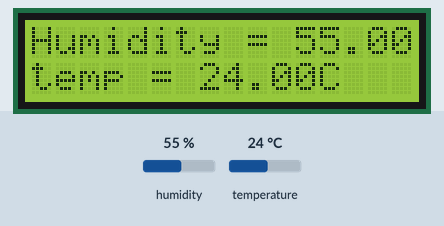
A sketch run on a simulated Arduino Uno, built with avr-gcc and run on an emulated ATmega328P. Parts: 16×2 character LCD. Wiring (inferred from the names in the program): DHT11 sensor: data A0. Inputs (shaded band) come from the test bench; at power-on: humidity 55 %, temperature 24 °C.

Above: at 2.2 s.
2.3 s: humidity set to 22 %
At 7.0 s:
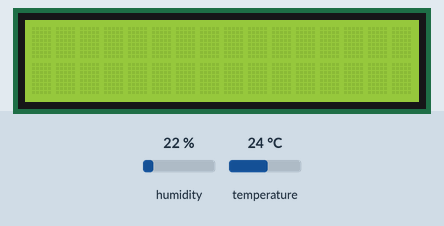
10.2 s: temperature set to 12 °C
At 15.2 s:
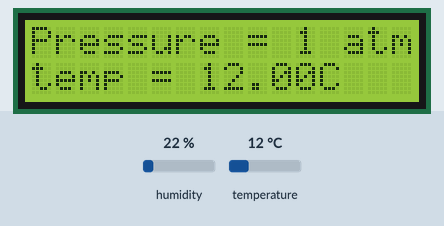
15.5 s: humidity set to 40 %
At 17.4 s:
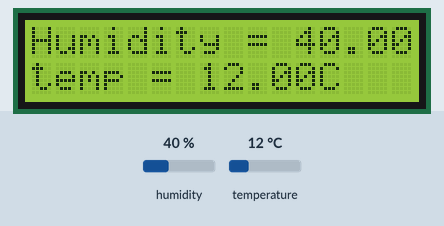
20.2 s: temperature set to 19 °C
At 21.4 s:
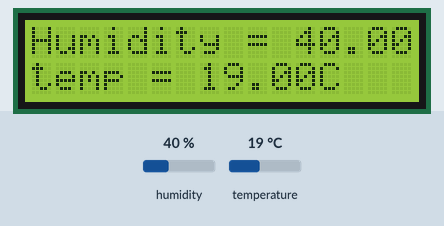
Timing chart, 0 to 23.2 s (numbered marks = the images above; inputs shaded):
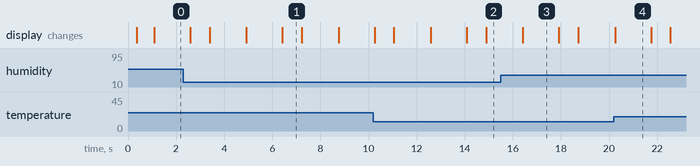

Measured:
- what the display in image 1 shows lasts 0.8 s, from 6.4 s to 7.2 s
- what the display in image 3 shows lasts 1.5 s, from 16.4 s to 17.9 s

The sketch:

dht11.ino.ino
```cpp
#include "dht.h"

#define dht_dpin A0 //no ; here. Set equal to channel sensor is on
#include <LiquidCrystal.h>

// initialize the library with the numbers of the interface pins
LiquidCrystal lcd(8, 10, 5, 4, 3, 2);
dht DHT;

void setup(){
  Serial.begin(9600);
  delay(300);//Let system settle
  lcd.begin(16,2);

  delay(700);//Wait rest of 1000ms recommended delay before
  //accessing sensor
}//end "setup()"

void loop(){
  //This is the "heart" of the program.
  DHT.read11(dht_dpin);
   lcd.setCursor(0,0);

    lcd.print("Humidity = ");
    lcd.print(DHT.humidity);
    lcd.print("%  ");
    lcd.setCursor(0,1);
    lcd.print("temp = ");
    lcd.print(DHT.temperature);
    lcd.print("C  ");
    delay(1500);
    lcd.noDisplay();
    delay(800);
    lcd.setCursor(0,0);
    lcd.print("Pressure = 1 atm");

    lcd.display();
  delay(1500);//Don't try to access too frequently... in theory
  //should be once per two seconds, fastest,
  //but seems to work after 0.8 second.
}// end loop()
```

dht.cpp
```cpp
//
//    FILE: dht22.cpp
// VERSION: 0.1.00
// PURPOSE: DHT22 Temperature & Humidity Sensor library for Arduino
//
// DATASHEET:
//
// HISTORY:
// 0.1.0 by Rob Tillaart (01/04/2011)
// inspired by DHT11 library
//

#include "dht.h"

#define TIMEOUT 10000

/////////////////////////////////////////////////////
//
// PUBLIC
//


// return values:
//  0 : OK
// -1 : checksum error
// -2 : timeout
int dht::read11(uint8_t pin)
{
	// READ VALUES
	int rv = read(pin);
	if (rv != 0) return rv;

	// CONVERT AND STORE
	humidity    = bits[0];  // bit[1] == 0;
	temperature = bits[2];  // bits[3] == 0;

	// TEST CHECKSUM
	uint8_t sum = bits[0] + bits[2]; // bits[1] && bits[3] both 0
	if (bits[4] != sum) return -1;

	return 0;
}

// return values:
//  0 : OK
// -1 : checksum error
// -2 : timeout
int dht::read22(uint8_t pin)
{
	// READ VALUES
	int rv = read(pin);
	if (rv != 0) return rv;

	// CONVERT AND STORE
	humidity    = word(bits[0], bits[1]) * 0.1;

	int sign = 1;
	if (bits[2] & 0x80) // negative temperature
	{
		bits[2] = bits[2] & 0x7F;
		sign = -1;
	}
	temperature = sign * word(bits[2], bits[3]) * 0.1;


	// TEST CHECKSUM
	uint8_t sum = bits[0] + bits[1] + bits[2] + bits[3];
	if (bits[4] != sum) return -1;

	return 0;
}

/////////////////////////////////////////////////////
//
// PRIVATE
//

// return values:
//  0 : OK
// -2 : timeout
int dht::read(uint8_t pin)
{
	// INIT BUFFERVAR TO RECEIVE DATA
	uint8_t cnt = 7;
	uint8_t idx = 0;

	// EMPTY BUFFER
	for (int i=0; i< 5; i++) bits[i] = 0;

	// REQUEST SAMPLE
	pinMode(pin, OUTPUT);
	digitalWrite(pin, LOW);
	delay(20);
	digitalWrite(pin, HIGH);
	delayMicroseconds(40);
	pinMode(pin, INPUT);

	// GET ACKNOWLEDGE or TIMEOUT
	unsigned int loopCnt = TIMEOUT;
	while(digitalRead(pin) == LOW)
		if (loopCnt-- == 0) return -2;

	loopCnt = TIMEOUT;
	while(digitalRead(pin) == HIGH)
		if (loopCnt-- == 0) return -2;

	// READ THE OUTPUT - 40 BITS => 5 BYTES
	for (int i=0; i<40; i++)
	{
		loopCnt = TIMEOUT;
		while(digitalRead(pin) == LOW)
			if (loopCnt-- == 0) return -2;

		unsigned long t = micros();

		loopCnt = TIMEOUT;
		while(digitalRead(pin) == HIGH)
			if (loopCnt-- == 0) return -2;

		if ((micros() - t) > 40) bits[idx] |= (1 << cnt);
		if (cnt == 0)   // next byte?
		{
			cnt = 7;
			idx++;
		}
		else cnt--;
	}

	return 0;
}
//
// END OF FILE
//
```

dht.h
```cpp
//
//    FILE: dht.h
// VERSION: 0.1.00
// PURPOSE: DHT Temperature & Humidity Sensor library for Arduino
//
//     URL: http://arduino.cc/playground/Main/DHTLib
//
// HISTORY:
// see dht.cpp file
//

#ifndef dht_h
#define dht_h

#if ARDUINO >= 100
 #include "Arduino.h"
#else
 #include "WProgram.h"
#endif

#define DHT_LIB_VERSION "0.1.00"

class dht
{
public:
	int read11(uint8_t pin);
    int read22(uint8_t pin);
	double humidity;
	double temperature;

private:
	uint8_t bits[5];  // buffer to receive data
	int read(uint8_t pin);
};
#endif
//
// END OF FILE
//
```
